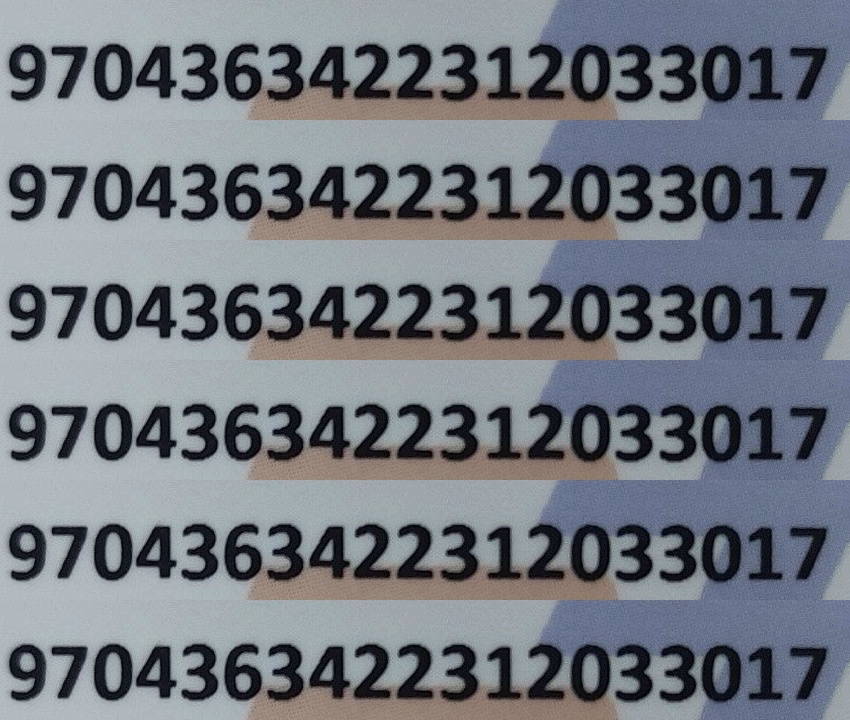
#> input picture Stacked.jpg, 850 x 720 px
$ python cutImage.py
#> lines starting #> are read from the running program, lines starting #| are printed output that depends on the picture; after the words box and inside, x2 and y2 are one past the last pixel; in counts of white or black regions, pixels touching at a corner belong together
import cv2
import numpy as np
input_image = cv2.imread("Stacked.jpg")
#> input_image is the input picture: shape (720, 850, 3); mean B, G, R 129.7, 121.4, 116.3
kernel = np.ones((5,5),np.uint8)
hsv_image = cv2.cvtColor(input_image, cv2.COLOR_BGR2HSV)
#> hsv_image: shape (720, 850, 3); mean H, S, V 97.2, 48.2, 132.2
lower_orange = (0, 0, 0)  # Lower HSV values for star color
upper_orage = (179, 255,75)   # Upper HSV values for star color

mask = cv2.inRange(hsv_image, lower_orange, upper_orage)
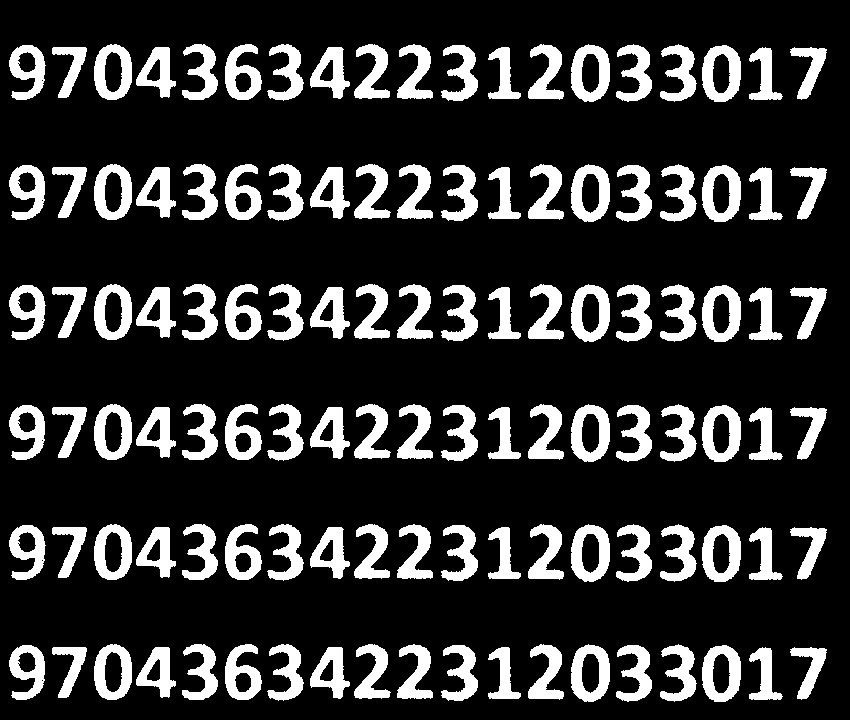
#> mask: shape (720, 850); 19.2% white; 114 white regions, largest, box (x1, y1, x2, y2) and area: (702, 45, 741, 102) 1304, (702, 165, 741, 222) 1304, (702, 285, 741, 342) 1304
ret, thresh = cv2.threshold(mask, 1, 255, cv2.THRESH_BINARY_INV)

# mask_bgr = cv2.cvtColor(mask, cv2.COLOR_GRAY2BGR)
cv2.imwrite("1.jpg",thresh)
cv2.waitKey(0)

cv2.destroyAllWindows()
